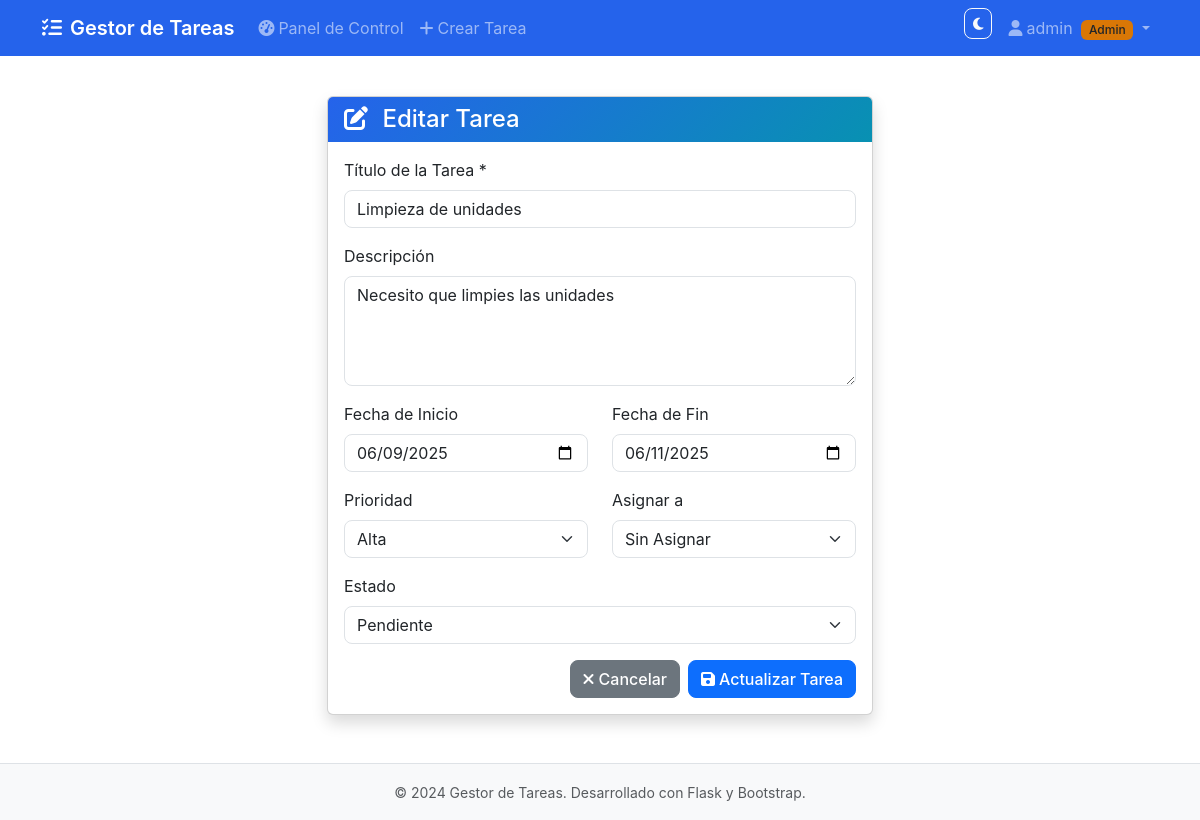
/edit_task/1 (signed in), run on the app's committed database.
### models.py (models this page shows, shortened)
class User(UserMixin, db.Model):
    id = db.Column(db.Integer, primary_key=True)
    username = db.Column(db.String(64), unique=True, nullable=False)
    email = db.Column(db.String(120), unique=True, nullable=False)
    password_hash = db.Column(db.String(256), nullable=False)
    is_admin = db.Column(db.Boolean, default=False, nullable=False)
    created_at = db.Column(db.DateTime, default=datetime.utcnow)
    assigned_tasks = db.relationship('Task', foreign_keys='Task.assigned_to_id', backref='assigned_user', lazy=True)

class Task(db.Model):
    id = db.Column(db.Integer, primary_key=True)
    title = db.Column(db.String(200), nullable=False)
    description = db.Column(db.Text)
    start_date = db.Column(db.Date)
    end_date = db.Column(db.Date)
    status = db.Column(db.String(20), default='pending', nullable=False)  # pending, in_progress, completed
    priority = db.Column(db.String(10), default='medium', nullable=False)  # low, medium, high
    created_at = db.Column(db.DateTime, default=datetime.utcnow)
    updated_at = db.Column(db.DateTime, default=datetime.utcnow, onupdate=datetime.utcnow)
    assigned_to_id = db.Column(db.Integer, db.ForeignKey('user.id'))
    created_by_id = db.Column(db.Integer, db.ForeignKey('user.id'), nullable=False)
    created_by = db.relationship('User', foreign_keys=[created_by_id], backref='created_tasks')

### routes.py (the view, shortened to what this page needs)
@app.route('/edit_task/<int:task_id>', methods=['GET', 'POST'])
@login_required
def edit_task(task_id):
    task = Task.query.get_or_404(task_id)
    if not current_user.is_admin and task.assigned_to_id != current_user.id:
        flash('Access denied.', 'error')
        return redirect(url_for('dashboard'))
    users = User.query.filter_by(is_admin=False).all() if current_user.is_admin else []
    return render_template('task_form.html', task=task, users=users)

### app.py (called while the page is built)
@login_manager.user_loader
def load_user(user_id):
    from models import User
    return User.query.get(int(user_id))

### templates/task_form.html (shortened to what this page needs)
{% extends "base.html" %}
{% block content %}
<div class="row justify-content-center">
    <div class="col-md-8 col-lg-6">
        <div class="card shadow">
            <div class="card-header">
                <h4 class="mb-0">
                    <i class="fas fa-{{ 'edit' if task else 'plus' }} me-2"></i>
                    {{ 'Editar Tarea' if task else 'Crear Nueva Tarea' }}
                </h4>
            </div>
            <div class="card-body">
                <form method="POST">
                    <div class="mb-3">
                        <label for="title" class="form-label">Título de la Tarea *</label>
                        <input type="text" class="form-control" id="title" name="title"
                               value="{{ task.title if task else '' }}" required>
                    </div>
                    <div class="mb-3">
                        <label for="description" class="form-label">Descripción</label>
                        <textarea class="form-control" id="description" name="description" rows="4">{{ task.description if task else '' }}</textarea>
                    </div>
                    <div class="row mb-3">
                        <div class="col-md-6">
                            <label for="start_date" class="form-label">Fecha de Inicio</label>
                            <input type="date" class="form-control" id="start_date" name="start_date"
                                   value="{{ task.start_date.strftime('%Y-%m-%d') if task and task.start_date else '' }}">
                        </div>
                        <div class="col-md-6">
                            <label for="end_date" class="form-label">Fecha de Fin</label>
                            <input type="date" class="form-control" id="end_date" name="end_date"
                                   value="{{ task.end_date.strftime('%Y-%m-%d') if task and task.end_date else '' }}">
                        </div>
                    </div>
                    {% if current_user.is_admin %}
                    <div class="row mb-3">
                        <div class="col-md-6">
                            <label for="priority" class="form-label">Prioridad</label>
                            <select class="form-select" id="priority" name="priority">
                                <option value="high" {{ 'selected' if task and task.priority == 'high' else '' }}>Alta</option>
                            </select>
                        </div>
                        <div class="col-md-6">
                            <label for="assigned_to_id" class="form-label">Asignar a</label>
                            <select class="form-select" id="assigned_to_id" name="assigned_to_id">
                                <option value="">Sin Asignar</option>
                            </select>
                        </div>
                    </div>
                    {% endif %}
                    {% if task and (current_user.is_admin or task.assigned_to_id == current_user.id) %}
                    <div class="mb-3">
                        <label for="status" class="form-label">Estado</label>
                        <select class="form-select" id="status" name="status">
                            <option value="pending" {{ 'selected' if task.status == 'pending' else '' }}>Pendiente</option>
                        </select>
                    </div>
                    {% endif %}
                    <div class="d-flex justify-content-end gap-2">
                        <a href="{{ url_for('admin_dashboard') if current_user.is_admin else url_for('dashboard') }}"
                           class="btn btn-secondary">
                            <i class="fas fa-times me-1"></i>Cancelar
                        </a>
                        <button type="submit" class="btn btn-primary">
                            <i class="fas fa-save me-1"></i>{{ 'Actualizar Tarea' if task else 'Crear Tarea' }}
                        </button>
                    </div>
                </form>
            </div>
        </div>
    </div>
</div>
{% endblock %}

### templates/base.html (shortened to what this page needs)
<!DOCTYPE html>
<html lang="es-AR" data-bs-theme="light">
<head>
    <link href="https://cdn.jsdelivr.net/npm/bootstrap@5.3.2/dist/css/bootstrap.min.css" rel="stylesheet">
    <link rel="stylesheet" href="https://cdnjs.cloudflare.com/ajax/libs/font-awesome/6.4.0/css/all.min.css">
    <link rel="stylesheet" href="{{ url_for('static', filename='css/style.css') }}">
</head>
<body>
    {% if current_user.is_authenticated %}
    <nav class="navbar navbar-expand-lg navbar-dark bg-primary">
        <div class="container">
            <a class="navbar-brand" href="{{ url_for('index') }}">
                <i class="fas fa-tasks me-2"></i>Gestor de Tareas
            </a>
            <div class="collapse navbar-collapse" id="navbarNav">
                <ul class="navbar-nav me-auto">
                    {% if current_user.is_admin %}
                    <li class="nav-item">
                        <a class="nav-link" href="{{ url_for('admin_dashboard') }}">
                            <i class="fas fa-tachometer-alt me-1"></i>Panel de Control
                        </a>
                    </li>
                    <li class="nav-item">
                        <a class="nav-link" href="{{ url_for('create_task') }}">
                            <i class="fas fa-plus me-1"></i>Crear Tarea
                        </a>
                    </li>
                    {% else %}
                    <li class="nav-item">
                        <a class="nav-link" href="{{ url_for('dashboard') }}">
                            <i class="fas fa-tachometer-alt me-1"></i>Mis Tareas
                        </a>
                    </li>
                    {% endif %}
                </ul>
                <ul class="navbar-nav">
                    <li class="nav-item">
                        <button class="btn btn-outline-light btn-sm me-2" onclick="toggleDarkMode()">
                            <i class="fas fa-moon" id="theme-icon"></i>
                        </button>
                    </li>
                    <li class="nav-item dropdown">
                        <a class="nav-link dropdown-toggle" href="#" role="button" data-bs-toggle="dropdown">
                            <i class="fas fa-user me-1"></i>{{ current_user.username }}
                            {% if current_user.is_admin %}
                            <span class="badge bg-warning text-dark ms-1">Admin</span>
                            {% endif %}
                        </a>
                    </li>
                </ul>
            </div>
        </div>
    </nav>
    {% endif %}
    <main class="container mt-4 mb-5">
        {% block content %}{% endblock %}
    </main>
    <footer class="bg-light mt-auto py-3">
        <div class="container text-center">
            <small class="text-muted">
                © 2024 Gestor de Tareas. Desarrollado con Flask y Bootstrap.
            </small>
        </div>
    </footer>
</body>
</html>

### static/css/style.css (style rules this page uses)
:root { --bs-primary: #2563eb; --bs-primary-rgb: 37, 99, 235; --bs-secondary: #64748b; --bs-secondary-rgb: 100, 116, 139; --bs-success: #059669; --bs-success-rgb: 5, 150, 105; --bs-warning: #d97706; --bs-warning-rgb: 217, 119, 6; --bs-danger: #dc2626; --bs-danger-rgb: 220, 38, 38; --bs-info: #0891b2; --bs-info-rgb: 8, 145, 178; }
body { min-height: 100vh; display: flex; flex-direction: column; font-family: -apple-system, BlinkMacSystemFont, 'Segoe UI', Roboto, Oxygen, Ubuntu, Cantarell, sans-serif; transition: background-color 0.3s ease, color 0.3s ease; }
main { flex: 1; }
.card-header { background: linear-gradient(135deg, var(--bs-primary), var(--bs-info)); color: white; border-bottom: none; }
.badge { font-size: 0.75rem; font-weight: 500; }
.btn { transition: all 0.2s ease; border-radius: 0.5rem; font-weight: 500; }
.form-control, .form-select { border-radius: 0.5rem; border: 1px solid var(--bs-border-color); transition: border-color 0.2s ease, box-shadow 0.2s ease; }
.navbar-brand { font-weight: 600; font-size: 1.25rem; }
footer { background-color: var(--bs-secondary-bg) !important; border-top: 1px solid var(--bs-border-color); }
* { transition: background-color 0.3s ease, color 0.3s ease, border-color 0.3s ease; }

### data on the page
User: username "admin"
Task: title "Limpieza de unidades", description "Necesito que limpies las unidades", start_date "06/09/2025", end_date "06/11/2025"

### other printed values
{{ 'Editar Tarea' if task else 'Crear Nueva Tarea' }} "Editar Tarea"
{{ 'Actualizar Tarea' if task else 'Crear Tarea' }} "Actualizar Tarea"
